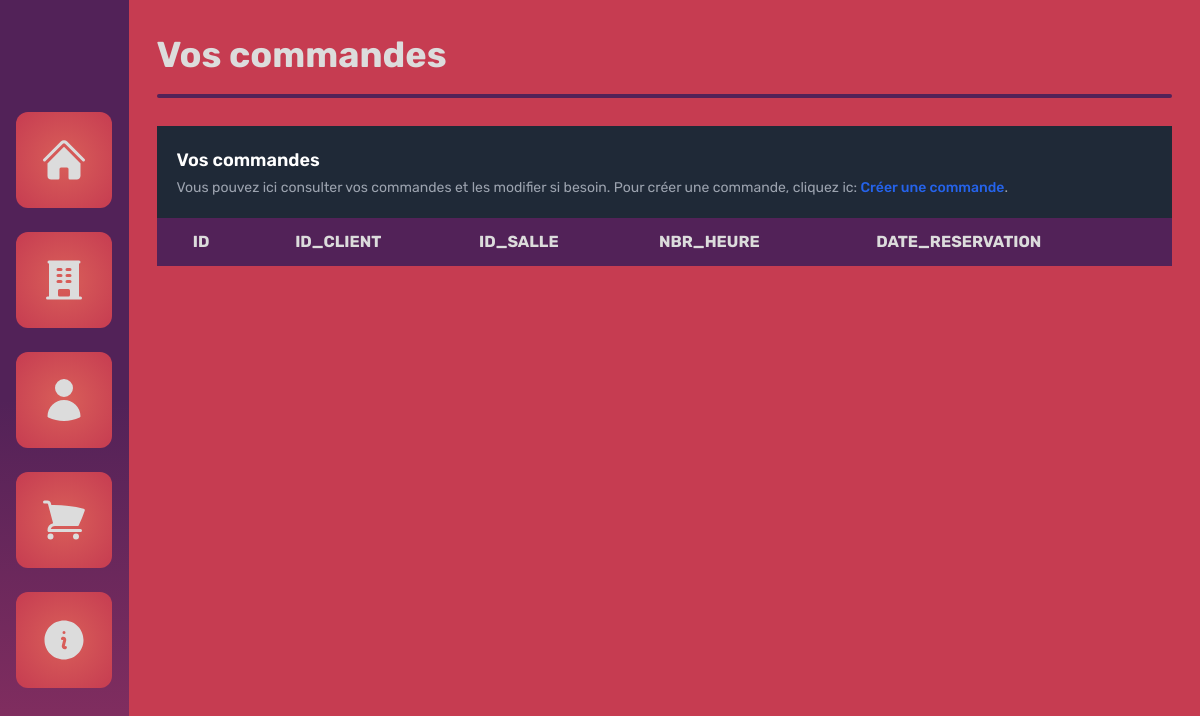
The page /orders on the database as committed earlier.
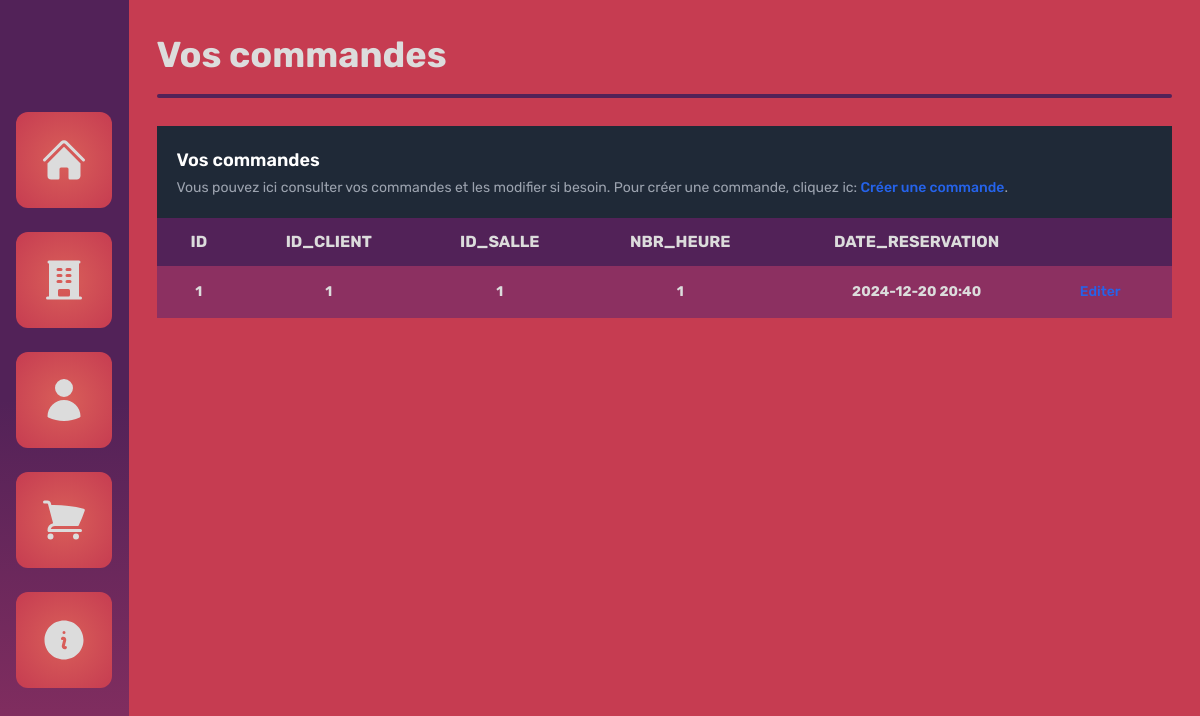
The same page on the database as committed later.
### tables this page shows
CREATE TABLE orders (
            id INTEGER PRIMARY KEY AUTOINCREMENT,
            id_client INT,
            id_salle INT,
            nbr_heure INT,
            date_reservation TEXT,
            FOREIGN KEY(id_client) REFERENCES clients(id),
            FOREIGN KEY(id_salle) REFERENCES rooms(id)
        );

### main.py (the view)
@app.route('/orders')
def orders():
    return render_template('orders/list.html', attributes=db_manager.get_attrubutes("orders"), orders=db_manager.get_orders())

### database_manager.py (called while the page is built)
    def get_attrubutes(self, table:str):
        return self.curseur.execute(f"PRAGMA table_info({table})").fetchall()

    def get_orders(self):
        return self.curseur.execute("SELECT * FROM orders").fetchall()

### templates/orders/list.html (shortened to what this page needs)
{% extends 'base.html' %}
{% block content %}
<section class="h-full w-full bg-[--palette-3] flex flex-col">
  <div class="w-full p-7 flex flex-col space-y-3">
    <span class="great-title">Vos commandes</span>
    <div class="w-full h-1 bg-[--palette-1] rounded-lg "></div>
  </div>
  <div class="h-full w-full px-7">
    <table class="w-full">
        <caption class="p-5 text-lg font-semibold text-left rtl:text-right text-white bg-gray-800">
            Vos commandes
            <p class="mt-1 text-sm font-normal text-gray-400">Vous pouvez ici consulter vos commandes et les modifier si besoin. Pour créer une commande, cliquez ic: <a href="{{url_for('create_order')}}" class="font-medium text-blue-600 hover:underline">Créer une commande</a>.</p>
        </caption>
        <thead class="text-base base-text uppercase bg-[--palette-1] text-[--white-color]">
            <tr>
              {% for attribut in attributes %}
                <th scope="col" class="px-6 py-3">
                    <span>{{ attribut[1] }}</span>
                </th>
              {% endfor %}
                <th scope="col" class="px-6 py-3">
                </th>
            </tr>
        </thead>
        <tbody class="text-sm">
          {% for order in orders %}
          <tr class="bg-[--palette-2] border-b text-[--white-color]">
            {% for attribut in order %}
              <th scope="row" class="px-6 py-4">
                  <span>{{ attribut }}</span>
              </th>
            {% endfor %}
            <td class="px-6 py-4">
              <a href="#" class="font-medium text-blue-600 hover:underline">Editer</a>
            </td>
          </tr>
          {% endfor %}
        </tbody>
    </table>
</div>
</section>
{% endblock %}

### templates/base.html (shortened to what this page needs)
<!DOCTYPE html>
<html lang="fr">
<head>
    <link rel="stylesheet" href="{{ url_for('static', filename= 'css/general.css') }}">
    <script src="https://cdn.tailwindcss.com"></script>
</head>
<body class="h-screen w-screen flex">
    <nav class="h-full w-36 flex flex-col justify-center items-center space-y-6 bg-[--nav-gradient]">
      <ul>
        <li>
          <a href="{{url_for('index')}}" class="w-24 h-24 rounded-xl flex justify-center items-center button-nav"title="Page d'accueil">
          </a>
        </li>
      </ul>
    <ul>
        <li>
          <a href="{{url_for('rooms')}}" class="w-24 h-24 rounded-xl flex justify-center items-center button-nav"title="Les salles de karaoké">
          </a>
        </li>
      </ul>
    <ul>
        <li>
          <a href="{{url_for('clients')}}" class="w-24 h-24 rounded-xl flex justify-center items-center button-nav"title="Page Clients">
          </a>
        </li>
      </ul>
    <ul>
        <li>
          <a href="{{url_for('orders')}}" class="w-24 h-24 rounded-xl flex justify-center items-center button-nav"title="Les commandes">
          </a>
        </li>
      </ul>
    <ul>
        <li>
          <a href="{{url_for('infos')}}" class="w-24 h-24 rounded-xl flex justify-center items-center button-nav"title="Page de crédits">
          </a>
        </li>
      </ul>
    </nav>
    {% block content %} {% endblock %}
</body>
</html>

### static/css/general.css (style rules this page uses)
html, body, div, span, applet, object, iframe, h1, h2, h3, h4, h5, h6, p, blockquote, pre, a, abbr, acronym, address, big, cite, code, del, dfn, em, img, ins, kbd, q, s, samp, small, strike, strong, sub, sup, tt, var, b, u, i, center, dl, dt, dd, ol, ul, li, fieldset, form, label, legend, table, caption, tbody, tfoot, thead, tr, th, td, article, aside, canvas, details, embed, figure, figcaption, footer, header, hgroup, menu, nav, output, ruby, section, summary, time, mark, audio, video { margin: 0; padding: 0; border: 0; font-size: 100%; font-family: "Rubik", sans-serif; vertical-align: baseline; }
:root { --nav-gradient: linear-gradient(180deg, #522258 50%, #8C3061 100%); --nav-button-gradient: radial-gradient(circle, #D95F59 0%, #C63C51 100%); --white-color: #dcdcdc; --palette-1: #522258; --palette-2: #8C3061; --palette-3: #C63C51; --palette-4: #D95F59; }
.great-title { color: var(--white-color); font-family: "Rubik", sans-serif; font-optical-sizing: auto; font-weight: 700; font-style: normal; font-size: 36px; }
.base-text { font-family: "Rubik", sans-serif; font-optical-sizing: auto; font-weight: 700; font-style: normal; }
nav { background: var(--nav-gradient); }
.button-nav { background: var(--nav-button-gradient); }

Rows that differ between the two databases and show on the page:
added orders: order "1" "1" "1" "1", date_reservation "2024-12-20 20:40"
